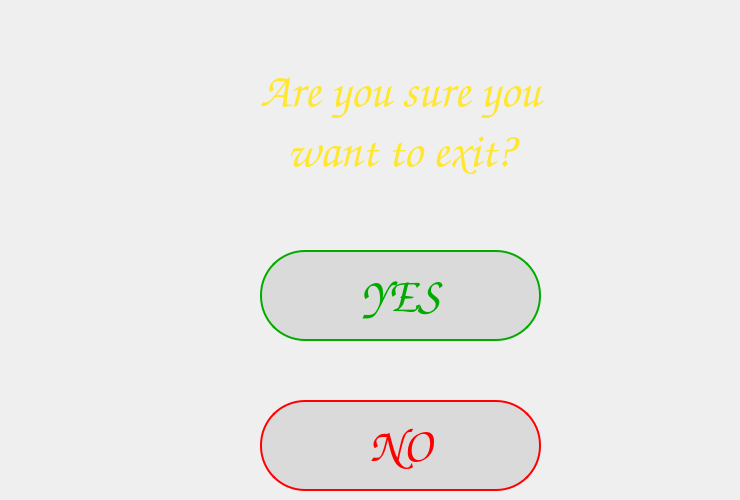
    <widget class="QWidget" name="page_10">
     <widget class="QLabel" name="Title_Page9">
      <property name="geometry">
       <rect>
        <x>70</x>
        <y>20</y>
        <width>661</width>
        <height>201</height>
       </rect>
      </property>
      <property name="font">
       <font>
        <family>Comic Sans MS</family>
        <pointsize>36</pointsize>
        <weight>75</weight>
        <italic>true</italic>
        <bold>true</bold>
       </font>
      </property>
      <property name="mouseTracking">
       <bool>false</bool>
      </property>
      <property name="styleSheet">
       <string notr="true">QLabel {color :rgb(255, 231, 49);}</string>
      </property>
      <property name="text">
       <string>Are you sure you
want to exit?</string>
      </property>
      <property name="textFormat">
       <enum>Qt::AutoText</enum>
      </property>
      <property name="scaledContents">
       <bool>false</bool>
      </property>
      <property name="alignment">
       <set>Qt::AlignCenter</set>
      </property>
      <property name="wordWrap">
       <bool>true</bool>
      </property>
     </widget>
     <widget class="QPushButton" name="yes_button">
      <property name="geometry">
       <rect>
        <x>260</x>
        <y>250</y>
        <width>281</width>
        <height>91</height>
       </rect>
      </property>
      <property name="font">
       <font>
        <family>Comic Sans MS</family>
        <pointsize>36</pointsize>
        <weight>75</weight>
        <bold>true</bold>
       </font>
      </property>
      <property name="styleSheet">
       <string notr="true">QPushButton {
  border-color:rgb(0, 170, 0);
  background-color: rgb(218, 218, 218);
  border-width: 2px;        
  border-style: solid;
  border-radius: 45px;
  color: rgb(0, 170, 0);
}

QPushButton:hover:!pressed {
  background-color:  rgb(0, 170, 0);
  color: white
}</string>
      </property>
      <property name="text">
       <string>YES</string>
      </property>
     </widget>
     <widget class="QPushButton" name="no_button">
      <property name="geometry">
       <rect>
        <x>260</x>
        <y>400</y>
        <width>281</width>
        <height>91</height>
       </rect>
      </property>
      <property name="font">
       <font>
        <family>Comic Sans MS</family>
        <pointsize>36</pointsize>
        <weight>75</weight>
        <bold>true</bold>
       </font>
      </property>
      <property name="styleSheet">
       <string notr="true">QPushButton {
  border-color:rgb(255, 0, 0);
  background-color: rgb(218, 218, 218);
  border-width: 2px;        
  border-style: solid;
  border-radius: 45px;
  color: rgb(255, 0, 0);
}

QPushButton:hover:!pressed {
  background-color:  rgb(255, 0, 0);
  color: white
}</string>
      </property>
      <property name="text">
       <string>NO</string>
      </property>
     </widget>
    </widget>
